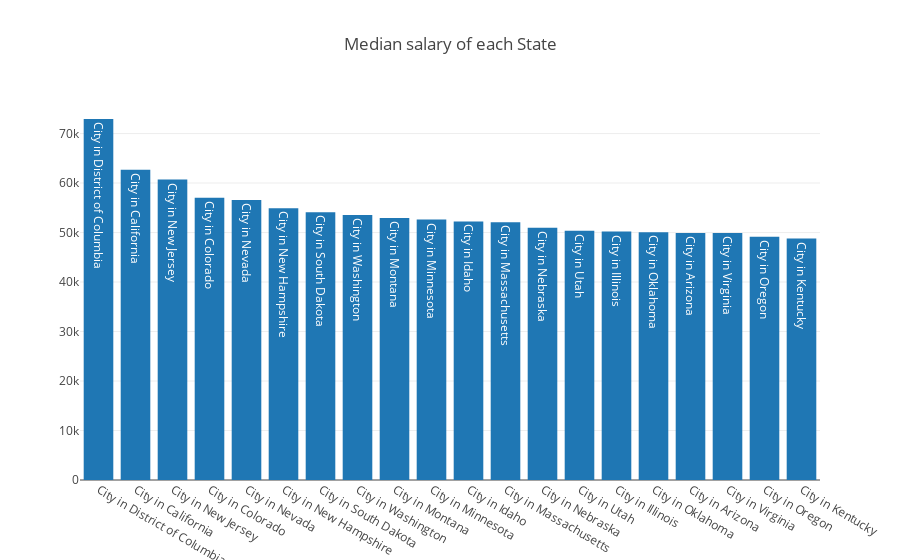

Notebook code cell kept with this figure:
### Code cell
import plotly as py
import plotly.graph_objs as go
plotly.offline.init_notebook_mode(connected=True)


real_salary = realestate3.groupby('State')['Median_salary'].median().sort_values(ascending=False).reset_index()
real_salary2 = real_salary.sort_values(by = 'Median_salary', ascending = False).head(n = 20)




data = [Bar(x=real_salary2['State'], y=real_salary2['Median_salary'], text=real_salary2['State'])]
layout = go.Layout(title="Median salary of each State")

fig = go.Figure(data=data, layout=layout)

plotly.offline.iplot(fig,show_link=False)

### Figure 1 — Plotly figure (JSON) as saved in the notebook; plotly's stock layout.template omitted (floating-point values rounded to 4 significant figures)
{"data": [{"text": ["City in District of Columbia", "City in California", "City in New Jersey", "City in Colorado", "City in Nevada", "City in New Hampshire", "City in South Dakota", "City in Washington", "City in Montana", "City in Minnesota", "City in Idaho", "City in Massachusetts", "City in Nebraska", "City in Utah", "City in Illinois", "City in Oklahoma", "City in Arizona", "City in Virginia", "City in Oregon", "City in Kentucky"], "type": "bar", "x": ["City in District of Columbia", "City in California", "City in New Jersey", "City in Colorado", "City in Nevada", "City in New Hampshire", "City in South Dakota", "City in Washington", "City in Montana", "City in Minnesota", "City in Idaho", "City in Massachusetts", "City in Nebraska", "City in Utah", "City in Illinois", "City in Oklahoma", "City in Arizona", "City in Virginia", "City in Oregon", "City in Kentucky"], "y": [72935, 62705, 60703, 57040.0, 56546, 54899, 54110, 53553, 52944, 52611, 52249, 52060.0, 50980.0, 50353, 50191, 50070, 49901, 49890, 49126, 48771]}], "layout": {"title": "Median salary of each State"}}
